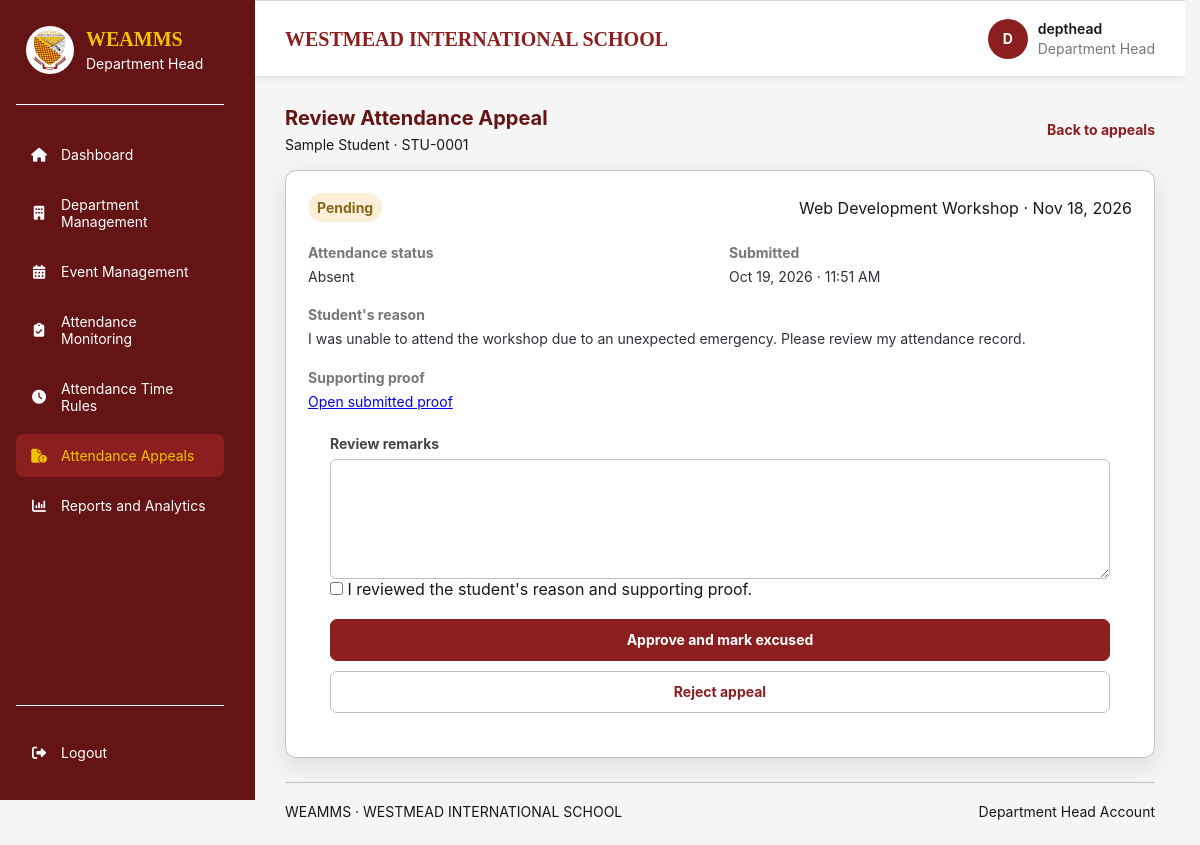
Screenshot of /department-head/appeals/view.php?id=1 (signed in) with the database file from the repository.
### tables this page shows
CREATE TABLE `attendance_appeals` (
  `appeal_id` bigint(20) UNSIGNED NOT NULL,
  `attendance_id` bigint(20) UNSIGNED NOT NULL,
  `student_id` bigint(20) UNSIGNED NOT NULL,
  `appeal_reason` text NOT NULL,
  `evidence_path` varchar(500) NOT NULL,
  `appeal_status` enum('pending','approved','rejected','withdrawn') NOT NULL DEFAULT 'pending',
  `reviewed_by_department_head_id` bigint(20) UNSIGNED DEFAULT NULL,
  `reviewed_at` datetime DEFAULT NULL,
  `reviewer_remarks` text DEFAULT NULL,
  `submitted_at` timestamp NOT NULL DEFAULT current_timestamp(),
  `updated_at` timestamp NOT NULL DEFAULT current_timestamp() ON UPDATE current_timestamp()
);

CREATE TABLE `students` (
  `student_id` bigint(20) UNSIGNED NOT NULL,
  `user_id` bigint(20) UNSIGNED NOT NULL,
  `student_number` varchar(50) NOT NULL,
  `barcode_token` char(64) NOT NULL,
  `department_id` bigint(20) UNSIGNED NOT NULL,
  `section` varchar(100) DEFAULT NULL,
  `year_level` varchar(50) DEFAULT NULL,
  `first_name` varchar(100) NOT NULL,
  `middle_name` varchar(100) DEFAULT NULL,
  `last_name` varchar(100) NOT NULL,
  `enrollment_status` enum('enrolled','inactive','graduated','transferred') NOT NULL DEFAULT 'enrolled',
  `created_at` timestamp NOT NULL DEFAULT current_timestamp(),
  `updated_at` timestamp NOT NULL DEFAULT current_timestamp() ON UPDATE current_timestamp()
);

CREATE TABLE `events` (
  `event_id` bigint(20) UNSIGNED NOT NULL,
  `department_id` bigint(20) UNSIGNED NOT NULL,
  `requested_by` bigint(20) UNSIGNED NOT NULL,
  `academic_period_id` bigint(20) UNSIGNED NOT NULL,
  `event_title` varchar(200) NOT NULL,
  `event_description` text DEFAULT NULL,
  `venue` varchar(200) DEFAULT NULL,
  `start_at` datetime NOT NULL,
  `end_at` datetime NOT NULL,
  `attendance_opens_at` datetime DEFAULT NULL,
  `attendance_closes_at` datetime DEFAULT NULL,
  `event_status` enum('pending','approved','rejected','cancelled','cancellation_requested','completed') NOT NULL DEFAULT 'pending',
  `admin_reviewed_by` bigint(20) UNSIGNED DEFAULT NULL,
  `admin_reviewed_at` datetime DEFAULT NULL,
  `admin_remarks` text DEFAULT NULL,
  `cancellation_requested_at` datetime DEFAULT NULL,
  `cancellation_requested_by` bigint(20) UNSIGNED DEFAULT NULL,
  `cancellation_request_remarks` text DEFAULT NULL,
  `created_at` timestamp NOT NULL DEFAULT current_timestamp(),
  `updated_at` timestamp NOT NULL DEFAULT current_timestamp() ON UPDATE current_timestamp()
);

CREATE TABLE `event_attendance` (
  `attendance_id` bigint(20) UNSIGNED NOT NULL,
  `event_id` bigint(20) UNSIGNED NOT NULL,
  `student_id` bigint(20) UNSIGNED NOT NULL,
  `attendance_status` enum('present','late','absent','excused') NOT NULL DEFAULT 'absent',
  `check_in_at` datetime DEFAULT NULL,
  `recorded_by_user_id` bigint(20) UNSIGNED DEFAULT NULL,
  `record_source` enum('barcode','department_head','appeal') NOT NULL DEFAULT 'barcode',
  `remarks` varchar(500) DEFAULT NULL,
  `created_at` timestamp NOT NULL DEFAULT current_timestamp(),
  `updated_at` timestamp NOT NULL DEFAULT current_timestamp() ON UPDATE current_timestamp()
);

### includes/department_head_context.php (called while the page is built, shortened)
<?php
function dhEscape(mixed $value): string
{
    return htmlspecialchars(
        (string) $value,
        ENT_QUOTES,
        'UTF-8'
    );
}

### department-head/appeals/view.php (the view, shortened to what this page needs)
<?php
require_once __DIR__ . '/../../includes/department_head_layout_start.php';
$appealId = filter_var($_GET['id'] ?? null, FILTER_VALIDATE_INT);
$stmt = $pdo->prepare(
    'SELECT aa.appeal_id, aa.attendance_id, aa.student_id,
            aa.appeal_reason, aa.evidence_path, aa.appeal_status,
            aa.submitted_at, aa.reviewed_at, aa.reviewer_remarks,
            ea.attendance_status, ea.event_id,
            e.event_title, e.start_at, e.department_id,
            s.student_number, s.first_name, s.middle_name, s.last_name
     FROM attendance_appeals aa
     INNER JOIN event_attendance ea ON ea.attendance_id = aa.attendance_id
     INNER JOIN events e ON e.event_id = ea.event_id
     INNER JOIN students s ON s.student_id = aa.student_id
     WHERE aa.appeal_id = ? AND e.department_id = ?
       AND s.department_id = ?
     LIMIT 1'
);
$stmt->execute([$appealId, $departmentId, $departmentId]);
$appeal = $stmt->fetch(PDO::FETCH_ASSOC);
$studentName = trim(
    $appeal['first_name'] . ' ' .
    ($appeal['middle_name'] ? $appeal['middle_name'] . ' ' : '') .
    $appeal['last_name']
);
?>
<section class="dashboard-section management-page">
    <div class="section-heading">
        <div>
            <h2>Review Attendance Appeal</h2>
            <p><?= dhEscape($studentName) ?> · <?= dhEscape($appeal['student_number']) ?></p>
        </div>
        <a class="management-link" href="<?= dhEscape($baseUrl) ?>/department-head/appeals/index.php">Back to appeals</a>
    </div>
    <div class="management-detail department-panel">
        <div class="management-detail-heading">
            <span class="status-pill status-<?= dhEscape($appeal['appeal_status']) ?>"><?= dhEscape(ucfirst($appeal['appeal_status'])) ?></span>
            <span><?= dhEscape($appeal['event_title']) ?> · <?= dhEscape(date('M j, Y', strtotime($appeal['start_at']))) ?></span>
        </div>
        <dl class="management-detail-grid">
            <div><dt>Attendance status</dt><dd><?= dhEscape(ucfirst($appeal['attendance_status'])) ?></dd></div>
            <div><dt>Submitted</dt><dd><?= dhEscape(date('M j, Y · g:i A', strtotime($appeal['submitted_at']))) ?></dd></div>
            <div class="management-detail-full"><dt>Student's reason</dt><dd><?= nl2br(dhEscape($appeal['appeal_reason'])) ?></dd></div>
            <div class="management-detail-full">
                <dt>Supporting proof</dt>
                <dd>
                    <?php if (!empty($appeal['evidence_path'])): ?>
                        <a href="<?= dhEscape($baseUrl) ?>/department-head/appeals/evidence.php?id=<?= (int) $appealId ?>" target="_blank" rel="noopener">Open submitted proof</a>
                    <?php else: ?>
                        No supporting proof attached.
                    <?php endif; ?>
                </dd>
            </div>
        </dl>
        <?php if ($appeal['appeal_status'] === 'pending'): ?>
            <form class="management-form" method="post" action="<?= dhEscape($baseUrl) ?>/department-head/appeals/decision.php">
                <div class="management-field management-field-full">
                    <label for="reviewer_remarks">Review remarks</label>
                    <textarea id="reviewer_remarks" name="reviewer_remarks" maxlength="2000" required rows="4"></textarea>
                </div>
                <label class="management-field-full">
                    <input type="checkbox" name="proof_verified" value="1" required>
                    <?= !empty($appeal['evidence_path'])
                        ? "I reviewed the student's reason and supporting proof."
                        : "I reviewed the student's reason; no supporting proof was attached." ?>
                </label>
                <div class="management-form-actions">
                    <button class="management-button" type="submit" name="decision" value="approved" <?= empty($appeal['evidence_path']) ? 'disabled' : '' ?>>Approve and mark excused</button>
                    <button class="management-button management-button-secondary" type="submit" name="decision" value="rejected">Reject appeal</button>
                </div>
            </form>
        <?php endif; ?>
    </div>
</section>
<?php require __DIR__ . '/../../includes/footer.php'; ?>
</main>
</body>
</html>

### assets/css/style.css (style rules this page uses)
:root { --wis-maroon-light: #B43737; --wis-maroon: #8B1E1E; --wis-maroon-dark: #641414; --wis-gold: #F2C300; --wis-gold-dark: #D6A900; --wis-white: #FFFFFF; --wis-light-blue: #E8F0FE; --wis-black: #171717; --wis-background: #F5F5F5; --wis-border: #B8C1CC; --wis-shadow: 0 8px 25px rgba(0, 0, 0, 0.10); }
* { box-sizing: border-box; margin: 0; padding: 0; }
html { scroll-behavior: smooth; }
body { display: flex; justify-content: center; align-items: flex-start; min-height: 100vh; padding: 0 20px; background: var(--wis-background); color: var(--wis-black); font-family: Arial, Helvetica, sans-serif; }
form { width: 100%; margin: 0 auto; }
button { display: block; width: 100%; min-height: 48px; padding: 12px 14px; border: 2px solid var(--wis-maroon); border-radius: 7px; background: var(--wis-maroon); color: var(--wis-white); font-family: Arial, Helvetica, sans-serif; font-size: 14px; font-weight: 700; cursor: pointer; transition: background 0.2s ease, border-color 0.2s ease, color 0.2s ease, transform 0.2s ease; }

### rows the page displays
attendance_appeals: student.last_name "Sample Student", student.student_number "STU-0001", appeal_status "Pending", events.event_title "Web Development Workshop", events.start_at "Nov 18, 2026", attendance.attendance_status "Absent", submitted_at "Oct 19, 2026 · 11:51 AM", appeal_reason "I was unable to attend the workshop due to an unexpected emergency. Please review my attendance record."

### other values shown
str_replace('_', ' ', $role) "Department Head"
$label "Dashboard"
$label "Department Management"
$label "Event Management"
$label "Attendance Monitoring"
$label "Attendance Time Rules"
$label "Attendance Appeals"
$label "Reports and Analytics"
$initial "D"
$username "depthead"
$userRole "Department Head"
$footerRoleLabel "Department Head"
